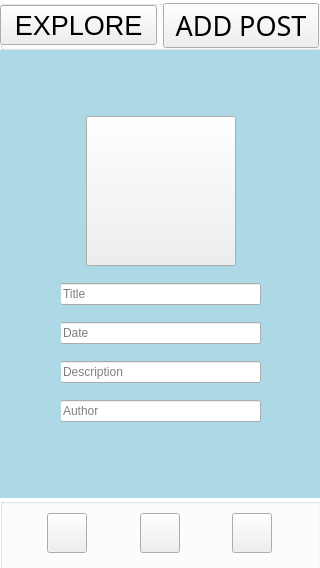
<?xml version="1.0" encoding="UTF-8"?>
<ui version="4.0">
 <class>PostsWindow</class>
 <widget class="QMainWindow" name="PostsWindow">
  <property name="geometry">
   <rect>
    <x>0</x>
    <y>0</y>
    <width>320</width>
    <height>568</height>
   </rect>
  </property>
  <property name="minimumSize">
   <size>
    <width>320</width>
    <height>568</height>
   </size>
  </property>
  <property name="maximumSize">
   <size>
    <width>320</width>
    <height>568</height>
   </size>
  </property>
  <property name="windowTitle">
   <string>MainWindow</string>
  </property>
  <widget class="QWidget" name="centralwidget">
   <property name="styleSheet">
    <string notr="true">#centralwidget{
background-color: lightblue;
}</string>
   </property>
   <widget class="QWidget" name="verticalLayoutWidget">
    <property name="geometry">
     <rect>
      <x>0</x>
      <y>0</y>
      <width>321</width>
      <height>602</height>
     </rect>
    </property>
    <layout class="QVBoxLayout" name="MainVertBox">
     <item>
      <layout class="QHBoxLayout" name="horizontalLayout">
       <item>
        <widget class="QGroupBox" name="topGroupBox">
         <property name="maximumSize">
          <size>
           <width>16777215</width>
           <height>50</height>
          </size>
         </property>
         <property name="styleSheet">
          <string notr="true">#topGroupBox{
background-color: white;
}</string>
         </property>
         <property name="title">
          <string/>
         </property>
         <property name="flat">
          <bool>true</bool>
         </property>
         <widget class="QWidget" name="horizontalLayoutWidget_3">
          <property name="geometry">
           <rect>
            <x>0</x>
            <y>0</y>
            <width>319</width>
            <height>51</height>
           </rect>
          </property>
          <layout class="QHBoxLayout" name="horizontalLayout_3">
           <item>
            <widget class="QPushButton" name="exploreButton">
             <property name="minimumSize">
              <size>
               <width>40</width>
               <height>40</height>
              </size>
             </property>
             <property name="font">
              <font>
               <family>Microsoft JhengHei UI</family>
               <pointsize>20</pointsize>
              </font>
             </property>
             <property name="text">
              <string>EXPLORE</string>
             </property>
            </widget>
           </item>
           <item>
            <widget class="QPushButton" name="postsTopButton">
             <property name="minimumSize">
              <size>
               <width>40</width>
               <height>40</height>
              </size>
             </property>
             <property name="font">
              <font>
               <family>Microsoft JhengHei</family>
               <pointsize>20</pointsize>
              </font>
             </property>
             <property name="text">
              <string>ADD POST</string>
             </property>
            </widget>
           </item>
          </layout>
         </widget>
        </widget>
       </item>
      </layout>
     </item>
     <item>
      <spacer name="verticalSpacer">
       <property name="orientation">
        <enum>Qt::Orientation::Vertical</enum>
       </property>
       <property name="sizeType">
        <enum>QSizePolicy::Policy::Fixed</enum>
       </property>
       <property name="sizeHint" stdset="0">
        <size>
         <width>20</width>
         <height>60</height>
        </size>
       </property>
      </spacer>
     </item>
     <item>
      <layout class="QHBoxLayout" name="horizontalLayout_4">
       <item>
        <spacer name="horizontalSpacer">
         <property name="orientation">
          <enum>Qt::Orientation::Horizontal</enum>
         </property>
         <property name="sizeHint" stdset="0">
          <size>
           <width>40</width>
           <height>20</height>
          </size>
         </property>
        </spacer>
       </item>
       <item>
        <widget class="QPushButton" name="pushButton">
         <property name="minimumSize">
          <size>
           <width>150</width>
           <height>150</height>
          </size>
         </property>
         <property name="maximumSize">
          <size>
           <width>150</width>
           <height>150</height>
          </size>
         </property>
         <property name="text">
          <string/>
         </property>
         <property name="icon">
          <iconset theme="QIcon::ThemeIcon::ListAdd"/>
         </property>
         <property name="iconSize">
          <size>
           <width>70</width>
           <height>70</height>
          </size>
         </property>
        </widget>
       </item>
       <item>
        <spacer name="horizontalSpacer_2">
         <property name="orientation">
          <enum>Qt::Orientation::Horizontal</enum>
         </property>
         <property name="sizeHint" stdset="0">
          <size>
           <width>40</width>
           <height>20</height>
          </size>
         </property>
        </spacer>
       </item>
      </layout>
     </item>
     <item>
      <layout class="QHBoxLayout" name="horizontalLayout_5">
       <item>
        <spacer name="horizontalSpacer_3">
         <property name="orientation">
          <enum>Qt::Orientation::Horizontal</enum>
         </property>
         <property name="sizeHint" stdset="0">
          <size>
           <width>40</width>
           <height>20</height>
          </size>
         </property>
        </spacer>
       </item>
       <item>
        <widget class="QWidget" name="widget" native="true">
         <property name="minimumSize">
          <size>
           <width>200</width>
           <height>160</height>
          </size>
         </property>
         <property name="maximumSize">
          <size>
           <width>80</width>
           <height>16777215</height>
          </size>
         </property>
         <widget class="QWidget" name="verticalWidget_2" native="true">
          <property name="geometry">
           <rect>
            <x>-1</x>
            <y>0</y>
            <width>201</width>
            <height>161</height>
           </rect>
          </property>
          <layout class="QVBoxLayout" name="verticalLayout_2">
           <item>
            <widget class="QLineEdit" name="lineEdit_2">
             <property name="placeholderText">
              <string>Title</string>
             </property>
            </widget>
           </item>
           <item>
            <widget class="QLineEdit" name="lineEdit_4">
             <property name="placeholderText">
              <string>Date</string>
             </property>
            </widget>
           </item>
           <item>
            <widget class="QLineEdit" name="lineEdit_3">
             <property name="text">
              <string/>
             </property>
             <property name="placeholderText">
              <string>Description</string>
             </property>
            </widget>
           </item>
           <item>
            <widget class="QLineEdit" name="lineEdit">
             <property name="placeholderText">
              <string>Author</string>
             </property>
            </widget>
           </item>
          </layout>
         </widget>
        </widget>
       </item>
       <item>
        <spacer name="horizontalSpacer_4">
         <property name="orientation">
          <enum>Qt::Orientation::Horizontal</enum>
         </property>
         <property name="sizeHint" stdset="0">
          <size>
           <width>40</width>
           <height>20</height>
          </size>
         </property>
        </spacer>
       </item>
      </layout>
     </item>
     <item>
      <spacer name="VSpacer1">
       <property name="orientation">
        <enum>Qt::Orientation::Vertical</enum>
       </property>
       <property name="sizeType">
        <enum>QSizePolicy::Policy::Fixed</enum>
       </property>
       <property name="sizeHint" stdset="0">
        <size>
         <width>20</width>
         <height>60</height>
        </size>
       </property>
      </spacer>
     </item>
     <item>
      <widget class="QGroupBox" name="MenuOptions">
       <property name="styleSheet">
        <string notr="true">#MenuOptions {
    background-color: white;
}</string>
       </property>
       <property name="title">
        <string/>
       </property>
       <property name="flat">
        <bool>true</bool>
       </property>
       <widget class="QWidget" name="horizontalLayoutWidget">
        <property name="geometry">
         <rect>
          <x>0</x>
          <y>0</y>
          <width>319</width>
          <height>71</height>
         </rect>
        </property>
        <layout class="QHBoxLayout" name="horizontalLayout_2">
         <item>
          <spacer name="horizontalSpacer_5">
           <property name="orientation">
            <enum>Qt::Orientation::Horizontal</enum>
           </property>
           <property name="sizeHint" stdset="0">
            <size>
             <width>40</width>
             <height>20</height>
            </size>
           </property>
          </spacer>
         </item>
         <item>
          <widget class="QPushButton" name="FriendsButton_2">
           <property name="minimumSize">
            <size>
             <width>40</width>
             <height>40</height>
            </size>
           </property>
           <property name="layoutDirection">
            <enum>Qt::LayoutDirection::RightToLeft</enum>
           </property>
           <property name="text">
            <string/>
           </property>
           <property name="icon">
            <iconset resource="ressources.qrc">
             <normaloff>:/images/friendsIcon.png</normaloff>:/images/friendsIcon.png</iconset>
           </property>
           <property name="iconSize">
            <size>
             <width>40</width>
             <height>40</height>
            </size>
           </property>
          </widget>
         </item>
         <item>
          <spacer name="horizontalSpacer_6">
           <property name="orientation">
            <enum>Qt::Orientation::Horizontal</enum>
           </property>
           <property name="sizeHint" stdset="0">
            <size>
             <width>40</width>
             <height>20</height>
            </size>
           </property>
          </spacer>
         </item>
         <item>
          <widget class="QPushButton" name="PostsButton_2">
           <property name="minimumSize">
            <size>
             <width>40</width>
             <height>40</height>
            </size>
           </property>
           <property name="text">
            <string/>
           </property>
           <property name="icon">
            <iconset resource="ressources.qrc">
             <normaloff>:/images/postsImage.png</normaloff>:/images/postsImage.png</iconset>
           </property>
           <property name="iconSize">
            <size>
             <width>40</width>
             <height>40</height>
            </size>
           </property>
          </widget>
         </item>
         <item>
          <spacer name="horizontalSpacer_7">
           <property name="orientation">
            <enum>Qt::Orientation::Horizontal</enum>
           </property>
           <property name="sizeHint" stdset="0">
            <size>
             <width>40</width>
             <height>20</height>
            </size>
           </property>
          </spacer>
         </item>
         <item>
          <widget class="QPushButton" name="ProfileButton_2">
           <property name="minimumSize">
            <size>
             <width>40</width>
             <height>40</height>
            </size>
           </property>
           <property name="text">
            <string/>
           </property>
           <property name="icon">
            <iconset resource="ressources.qrc">
             <normaloff>:/images/profileImage.png</normaloff>:/images/profileImage.png</iconset>
           </property>
           <property name="iconSize">
            <size>
             <width>40</width>
             <height>40</height>
            </size>
           </property>
          </widget>
         </item>
         <item>
          <spacer name="horizontalSpacer_8">
           <property name="orientation">
            <enum>Qt::Orientation::Horizontal</enum>
           </property>
           <property name="sizeHint" stdset="0">
            <size>
             <width>40</width>
             <height>20</height>
            </size>
           </property>
          </spacer>
         </item>
        </layout>
       </widget>
      </widget>
     </item>
    </layout>
   </widget>
  </widget>
 </widget>
 <resources>
  <include location="ressources.qrc"/>
 </resources>
 <connections/>
</ui>
